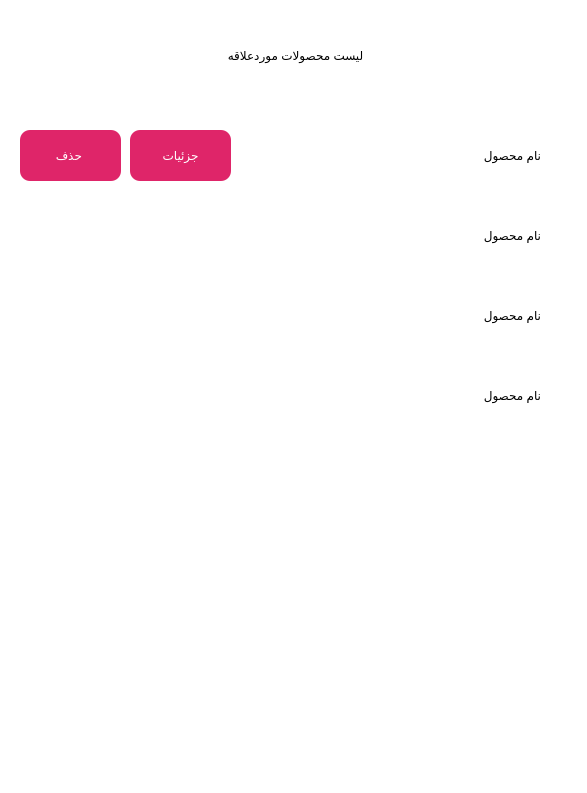
<?xml version="1.0" encoding="UTF-8"?>
<ui version="4.0">
 <class>Dialog</class>
 <widget class="QDialog" name="Dialog">
  <property name="geometry">
   <rect>
    <x>0</x>
    <y>0</y>
    <width>587</width>
    <height>793</height>
   </rect>
  </property>
  <property name="windowTitle">
   <string>Dialog</string>
  </property>
  <property name="styleSheet">
   <string notr="true">background-color:#fff</string>
  </property>
  <widget class="QPushButton" name="prdoductName_lbl">
   <property name="geometry">
    <rect>
     <x>0</x>
     <y>20</y>
     <width>591</width>
     <height>71</height>
    </rect>
   </property>
   <property name="layoutDirection">
    <enum>Qt::RightToLeft</enum>
   </property>
   <property name="styleSheet">
    <string notr="true">font: 22pt &quot;B narm&quot;;
border : 1px solid #fff;
background-color : transparent</string>
   </property>
   <property name="text">
    <string>لیست محصولات موردعلاقه</string>
   </property>
  </widget>
  <widget class="QLabel" name="label">
   <property name="geometry">
    <rect>
     <x>360</x>
     <y>130</y>
     <width>181</width>
     <height>51</height>
    </rect>
   </property>
   <property name="styleSheet">
    <string notr="true">font: 15pt 'B Nazanin';</string>
   </property>
   <property name="text">
    <string>نام محصول</string>
   </property>
  </widget>
  <widget class="QLabel" name="label_2">
   <property name="geometry">
    <rect>
     <x>320</x>
     <y>210</y>
     <width>221</width>
     <height>51</height>
    </rect>
   </property>
   <property name="styleSheet">
    <string notr="true">font: 20pt 'B Nazanin';</string>
   </property>
   <property name="text">
    <string>نام محصول</string>
   </property>
  </widget>
  <widget class="QLabel" name="label_3">
   <property name="geometry">
    <rect>
     <x>320</x>
     <y>290</y>
     <width>221</width>
     <height>51</height>
    </rect>
   </property>
   <property name="styleSheet">
    <string notr="true">font: 20pt 'B Nazanin';</string>
   </property>
   <property name="text">
    <string>نام محصول</string>
   </property>
  </widget>
  <widget class="QLabel" name="label_4">
   <property name="geometry">
    <rect>
     <x>320</x>
     <y>370</y>
     <width>221</width>
     <height>51</height>
    </rect>
   </property>
   <property name="styleSheet">
    <string notr="true">font: 20pt 'B Nazanin';</string>
   </property>
   <property name="text">
    <string>نام محصول</string>
   </property>
  </widget>
  <widget class="QPushButton" name="pushButton">
   <property name="geometry">
    <rect>
     <x>20</x>
     <y>130</y>
     <width>101</width>
     <height>51</height>
    </rect>
   </property>
   <property name="styleSheet">
    <string notr="true">border-radius : 10%; background-color : #df2569; color : white; font : 12pt 'IRANSans';</string>
   </property>
   <property name="text">
    <string>حذف </string>
   </property>
  </widget>
  <widget class="QPushButton" name="pushButton_2">
   <property name="geometry">
    <rect>
     <x>130</x>
     <y>130</y>
     <width>101</width>
     <height>51</height>
    </rect>
   </property>
   <property name="styleSheet">
    <string notr="true">border-radius : 10%; background-color : #df2569; color : white; font : 12pt 'IRANSans';</string>
   </property>
   <property name="text">
    <string>جزئیات</string>
   </property>
  </widget>
 </widget>
 <resources/>
 <connections/>
</ui>
